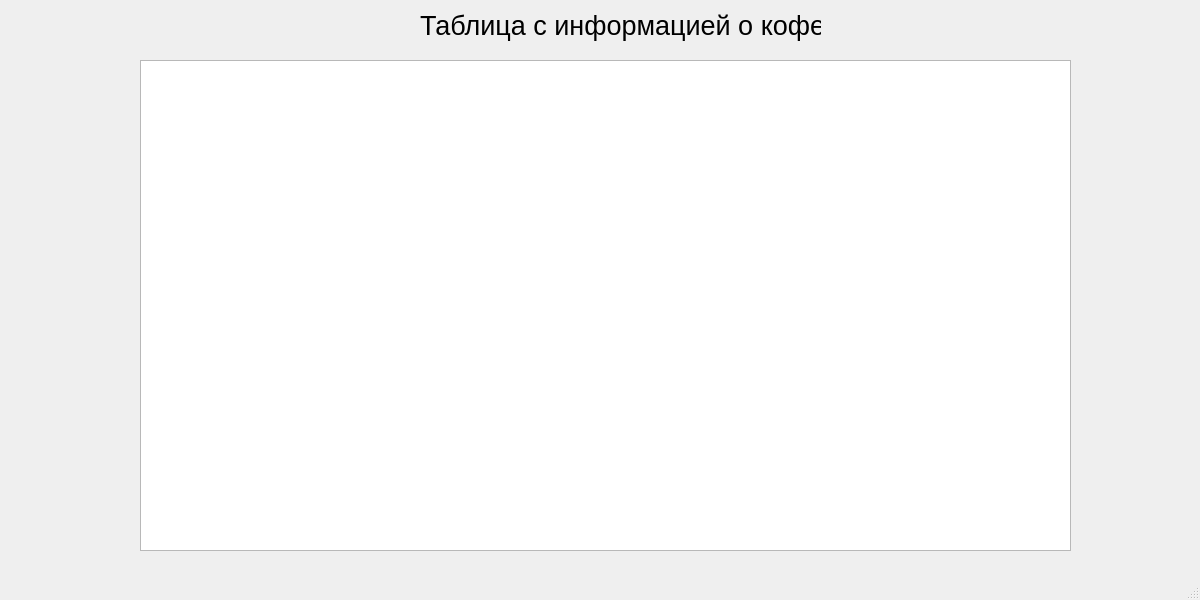
<?xml version="1.0" encoding="UTF-8"?>
<ui version="4.0">
 <class>mainWindow</class>
 <widget class="QMainWindow" name="mainWindow">
  <property name="geometry">
   <rect>
    <x>0</x>
    <y>0</y>
    <width>1200</width>
    <height>600</height>
   </rect>
  </property>
  <property name="windowTitle">
   <string>Кофе</string>
  </property>
  <widget class="QWidget" name="centralwidget">
   <widget class="QTableView" name="tableView">
    <property name="geometry">
     <rect>
      <x>140</x>
      <y>60</y>
      <width>931</width>
      <height>491</height>
     </rect>
    </property>
   </widget>
   <widget class="QLabel" name="label">
    <property name="geometry">
     <rect>
      <x>420</x>
      <y>10</y>
      <width>401</width>
      <height>31</height>
     </rect>
    </property>
    <property name="font">
     <font>
      <pointsize>20</pointsize>
     </font>
    </property>
    <property name="text">
     <string>Таблица с информацией о кофе</string>
    </property>
   </widget>
  </widget>
  <widget class="QMenuBar" name="menubar">
   <property name="geometry">
    <rect>
     <x>0</x>
     <y>0</y>
     <width>1200</width>
     <height>21</height>
    </rect>
   </property>
  </widget>
  <widget class="QStatusBar" name="statusbar"/>
 </widget>
 <resources/>
 <connections/>
</ui>
